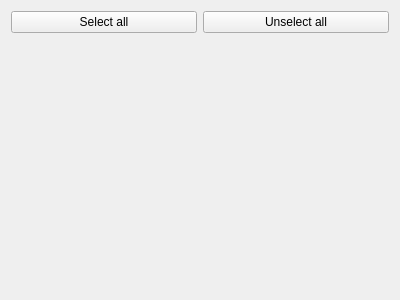
<?xml version="1.0" encoding="UTF-8"?>
<ui version="4.0">
 <class>PreferencesPaletteEditorPage</class>
 <widget class="QWidget" name="PreferencesPaletteEditorPage">
  <property name="geometry">
   <rect>
    <x>0</x>
    <y>0</y>
    <width>400</width>
    <height>300</height>
   </rect>
  </property>
  <property name="windowTitle">
   <string>Form</string>
  </property>
  <layout class="QGridLayout" name="gridLayout">
   <item row="2" column="0" colspan="2">
    <widget class="QWidget" name="widgetPalette" native="true">
     <layout class="QGridLayout" name="gridLayoutWidget" rowstretch="0" columnstretch="0">
      <property name="leftMargin">
       <number>9</number>
      </property>
      <property name="topMargin">
       <number>9</number>
      </property>
      <property name="rightMargin">
       <number>9</number>
      </property>
      <property name="bottomMargin">
       <number>9</number>
      </property>
      <property name="spacing">
       <number>6</number>
      </property>
     </layout>
    </widget>
   </item>
   <item row="0" column="0" colspan="2">
    <layout class="QHBoxLayout" name="horizontalLayout">
     <item>
      <widget class="QPushButton" name="buttonSelectAll">
       <property name="text">
        <string>Select all</string>
       </property>
      </widget>
     </item>
     <item>
      <widget class="QPushButton" name="buttonUnselectAll">
       <property name="text">
        <string>Unselect all</string>
       </property>
      </widget>
     </item>
    </layout>
   </item>
  </layout>
 </widget>
 <resources/>
 <connections/>
</ui>
